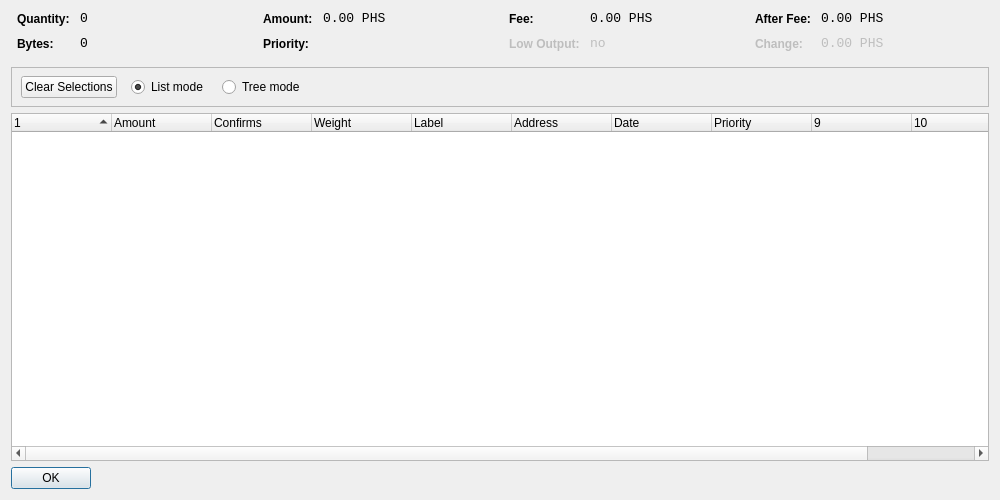
<?xml version="1.0" encoding="UTF-8"?>
<ui version="4.0">
 <class>CoinControlDialog</class>
 <widget class="QDialog" name="CoinControlDialog">
  <property name="geometry">
   <rect>
    <x>0</x>
    <y>0</y>
    <width>1000</width>
    <height>500</height>
   </rect>
  </property>
  <property name="windowTitle">
   <string>Coin Control</string>
  </property>
  <layout class="QVBoxLayout" name="verticalLayout">
   <item>
    <layout class="QHBoxLayout" name="horizontalLayoutTop" stretch="0,0,0,0">
     <property name="topMargin">
      <number>0</number>
     </property>
     <property name="bottomMargin">
      <number>10</number>
     </property>
     <item>
      <layout class="QFormLayout" name="formLayoutCoinControl1">
       <property name="horizontalSpacing">
        <number>10</number>
       </property>
       <property name="verticalSpacing">
        <number>10</number>
       </property>
       <property name="leftMargin">
        <number>6</number>
       </property>
       <property name="rightMargin">
        <number>6</number>
       </property>
       <item row="0" column="0">
        <widget class="QLabel" name="labelCoinControlQuantityText">
         <property name="styleSheet">
          <string notr="true">font-weight:bold;</string>
         </property>
         <property name="text">
          <string>Quantity:</string>
         </property>
        </widget>
       </item>
       <item row="0" column="1">
        <widget class="QLabel" name="labelCoinControlQuantity">
         <property name="font">
          <font>
           <family>Monospace</family>
           <pointsize>10</pointsize>
          </font>
         </property>
         <property name="cursor">
          <cursorShape>IBeamCursor</cursorShape>
         </property>
         <property name="contextMenuPolicy">
          <enum>Qt::ActionsContextMenu</enum>
         </property>
         <property name="text">
          <string>0</string>
         </property>
         <property name="textInteractionFlags">
          <set>Qt::LinksAccessibleByMouse|Qt::TextSelectableByKeyboard|Qt::TextSelectableByMouse</set>
         </property>
        </widget>
       </item>
       <item row="1" column="0">
        <widget class="QLabel" name="labelCoinControlBytesText">
         <property name="styleSheet">
          <string notr="true">font-weight:bold;</string>
         </property>
         <property name="text">
          <string>Bytes:</string>
         </property>
        </widget>
       </item>
       <item row="1" column="1">
        <widget class="QLabel" name="labelCoinControlBytes">
         <property name="font">
          <font>
           <family>Monospace</family>
           <pointsize>10</pointsize>
          </font>
         </property>
         <property name="cursor">
          <cursorShape>IBeamCursor</cursorShape>
         </property>
         <property name="contextMenuPolicy">
          <enum>Qt::ActionsContextMenu</enum>
         </property>
         <property name="text">
          <string>0</string>
         </property>
         <property name="textInteractionFlags">
          <set>Qt::LinksAccessibleByMouse|Qt::TextSelectableByKeyboard|Qt::TextSelectableByMouse</set>
         </property>
        </widget>
       </item>
      </layout>
     </item>
     <item>
      <layout class="QFormLayout" name="formLayoutCoinControl2">
       <property name="horizontalSpacing">
        <number>10</number>
       </property>
       <property name="verticalSpacing">
        <number>10</number>
       </property>
       <property name="leftMargin">
        <number>6</number>
       </property>
       <property name="rightMargin">
        <number>6</number>
       </property>
       <item row="0" column="0">
        <widget class="QLabel" name="labelCoinControlAmountText">
         <property name="styleSheet">
          <string notr="true">font-weight:bold;</string>
         </property>
         <property name="text">
          <string>Amount:</string>
         </property>
        </widget>
       </item>
       <item row="0" column="1">
        <widget class="QLabel" name="labelCoinControlAmount">
         <property name="font">
          <font>
           <family>Monospace</family>
           <pointsize>10</pointsize>
          </font>
         </property>
         <property name="cursor">
          <cursorShape>IBeamCursor</cursorShape>
         </property>
         <property name="contextMenuPolicy">
          <enum>Qt::ActionsContextMenu</enum>
         </property>
         <property name="text">
          <string>0.00 PHS</string>
         </property>
         <property name="textInteractionFlags">
          <set>Qt::LinksAccessibleByMouse|Qt::TextSelectableByKeyboard|Qt::TextSelectableByMouse</set>
         </property>
        </widget>
       </item>
       <item row="1" column="0">
        <widget class="QLabel" name="labelCoinControlPriorityText">
         <property name="styleSheet">
          <string notr="true">font-weight:bold;</string>
         </property>
         <property name="text">
          <string>Priority:</string>
         </property>
        </widget>
       </item>
       <item row="1" column="1">
        <widget class="QLabel" name="labelCoinControlPriority">
         <property name="font">
          <font>
           <family>Monospace</family>
           <pointsize>10</pointsize>
          </font>
         </property>
         <property name="cursor">
          <cursorShape>IBeamCursor</cursorShape>
         </property>
         <property name="contextMenuPolicy">
          <enum>Qt::ActionsContextMenu</enum>
         </property>
         <property name="text">
          <string/>
         </property>
         <property name="textInteractionFlags">
          <set>Qt::LinksAccessibleByMouse|Qt::TextSelectableByKeyboard|Qt::TextSelectableByMouse</set>
         </property>
        </widget>
       </item>
      </layout>
     </item>
     <item>
      <layout class="QFormLayout" name="formLayoutCoinControl3">
       <property name="horizontalSpacing">
        <number>10</number>
       </property>
       <property name="verticalSpacing">
        <number>10</number>
       </property>
       <property name="leftMargin">
        <number>6</number>
       </property>
       <property name="rightMargin">
        <number>6</number>
       </property>
       <item row="0" column="0">
        <widget class="QLabel" name="labelCoinControlFeeText">
         <property name="styleSheet">
          <string notr="true">font-weight:bold;</string>
         </property>
         <property name="text">
          <string>Fee:</string>
         </property>
        </widget>
       </item>
       <item row="0" column="1">
        <widget class="QLabel" name="labelCoinControlFee">
         <property name="font">
          <font>
           <family>Monospace</family>
           <pointsize>10</pointsize>
          </font>
         </property>
         <property name="cursor">
          <cursorShape>IBeamCursor</cursorShape>
         </property>
         <property name="contextMenuPolicy">
          <enum>Qt::ActionsContextMenu</enum>
         </property>
         <property name="text">
          <string>0.00 PHS</string>
         </property>
         <property name="textInteractionFlags">
          <set>Qt::LinksAccessibleByMouse|Qt::TextSelectableByKeyboard|Qt::TextSelectableByMouse</set>
         </property>
        </widget>
       </item>
       <item row="1" column="0">
        <widget class="QLabel" name="labelCoinControlLowOutputText">
         <property name="enabled">
          <bool>false</bool>
         </property>
         <property name="styleSheet">
          <string notr="true">font-weight:bold;</string>
         </property>
         <property name="text">
          <string>Low Output:</string>
         </property>
        </widget>
       </item>
       <item row="1" column="1">
        <widget class="QLabel" name="labelCoinControlLowOutput">
         <property name="enabled">
          <bool>false</bool>
         </property>
         <property name="font">
          <font>
           <family>Monospace</family>
           <pointsize>10</pointsize>
          </font>
         </property>
         <property name="cursor">
          <cursorShape>IBeamCursor</cursorShape>
         </property>
         <property name="contextMenuPolicy">
          <enum>Qt::ActionsContextMenu</enum>
         </property>
         <property name="text">
          <string>no</string>
         </property>
         <property name="textInteractionFlags">
          <set>Qt::LinksAccessibleByMouse|Qt::TextSelectableByKeyboard|Qt::TextSelectableByMouse</set>
         </property>
        </widget>
       </item>
      </layout>
     </item>
     <item>
      <layout class="QFormLayout" name="formLayoutCoinControl4">
       <property name="horizontalSpacing">
        <number>10</number>
       </property>
       <property name="verticalSpacing">
        <number>10</number>
       </property>
       <property name="leftMargin">
        <number>6</number>
       </property>
       <property name="rightMargin">
        <number>6</number>
       </property>
       <item row="0" column="0">
        <widget class="QLabel" name="labelCoinControlAfterFeeText">
         <property name="styleSheet">
          <string notr="true">font-weight:bold;</string>
         </property>
         <property name="text">
          <string>After Fee:</string>
         </property>
        </widget>
       </item>
       <item row="0" column="1">
        <widget class="QLabel" name="labelCoinControlAfterFee">
         <property name="font">
          <font>
           <family>Monospace</family>
           <pointsize>10</pointsize>
          </font>
         </property>
         <property name="cursor">
          <cursorShape>IBeamCursor</cursorShape>
         </property>
         <property name="contextMenuPolicy">
          <enum>Qt::ActionsContextMenu</enum>
         </property>
         <property name="text">
          <string>0.00 PHS</string>
         </property>
         <property name="textInteractionFlags">
          <set>Qt::LinksAccessibleByMouse|Qt::TextSelectableByKeyboard|Qt::TextSelectableByMouse</set>
         </property>
        </widget>
       </item>
       <item row="1" column="0">
        <widget class="QLabel" name="labelCoinControlChangeText">
         <property name="enabled">
          <bool>false</bool>
         </property>
         <property name="styleSheet">
          <string notr="true">font-weight:bold;</string>
         </property>
         <property name="text">
          <string>Change:</string>
         </property>
        </widget>
       </item>
       <item row="1" column="1">
        <widget class="QLabel" name="labelCoinControlChange">
         <property name="enabled">
          <bool>false</bool>
         </property>
         <property name="font">
          <font>
           <family>Monospace</family>
           <pointsize>10</pointsize>
          </font>
         </property>
         <property name="cursor">
          <cursorShape>IBeamCursor</cursorShape>
         </property>
         <property name="contextMenuPolicy">
          <enum>Qt::ActionsContextMenu</enum>
         </property>
         <property name="text">
          <string>0.00 PHS</string>
         </property>
         <property name="textInteractionFlags">
          <set>Qt::LinksAccessibleByMouse|Qt::TextSelectableByKeyboard|Qt::TextSelectableByMouse</set>
         </property>
        </widget>
       </item>
      </layout>
     </item>
    </layout>
   </item>
   <item>
    <widget class="QFrame" name="frame">
     <property name="minimumSize">
      <size>
       <width>0</width>
       <height>40</height>
      </size>
     </property>
     <property name="frameShape">
      <enum>QFrame::StyledPanel</enum>
     </property>
     <property name="frameShadow">
      <enum>QFrame::Sunken</enum>
     </property>
     <widget class="QWidget" name="horizontalLayoutWidget">
      <property name="geometry">
       <rect>
        <x>10</x>
        <y>0</y>
        <width>781</width>
        <height>41</height>
       </rect>
      </property>
      <layout class="QHBoxLayout" name="horizontalLayoutPanel" stretch="0,0,0,0,0">
       <property name="spacing">
        <number>14</number>
       </property>
       <item>
        <widget class="QPushButton" name="pushButtonSelectAll">
         <property name="sizePolicy">
          <sizepolicy hsizetype="Maximum" vsizetype="Fixed">
           <horstretch>0</horstretch>
           <verstretch>0</verstretch>
          </sizepolicy>
         </property>
         <property name="text">
          <string>Clear Selections</string>
         </property>
        </widget>
       </item>
       <item>
        <widget class="QRadioButton" name="radioListMode">
         <property name="sizePolicy">
          <sizepolicy hsizetype="Maximum" vsizetype="Fixed">
           <horstretch>0</horstretch>
           <verstretch>0</verstretch>
          </sizepolicy>
         </property>
         <property name="text">
          <string>List mode</string>
         </property>
         <property name="checked">
          <bool>true</bool>
         </property>
        </widget>
       </item>
       <item>
        <widget class="QRadioButton" name="radioTreeMode">
         <property name="sizePolicy">
          <sizepolicy hsizetype="Maximum" vsizetype="Fixed">
           <horstretch>0</horstretch>
           <verstretch>0</verstretch>
          </sizepolicy>
         </property>
         <property name="text">
          <string>Tree mode</string>
         </property>
        </widget>
       </item>
       <item>
        <spacer name="horizontalSpacer">
         <property name="orientation">
          <enum>Qt::Horizontal</enum>
         </property>
         <property name="sizeHint" stdset="0">
          <size>
           <width>40</width>
           <height>20</height>
          </size>
         </property>
        </spacer>
       </item>
      </layout>
     </widget>
    </widget>
   </item>
   <item>
    <widget class="CoinControlTreeWidget" name="treeWidget">
     <property name="contextMenuPolicy">
      <enum>Qt::CustomContextMenu</enum>
     </property>
     <property name="sortingEnabled">
      <bool>false</bool>
     </property>
     <property name="columnCount">
      <number>11</number>
     </property>
     <attribute name="headerShowSortIndicator" stdset="0">
      <bool>true</bool>
     </attribute>
     <attribute name="headerStretchLastSection">
      <bool>false</bool>
     </attribute>
     <column>
      <property name="text">
       <string/>
      </property>
     </column>
     <column>
      <property name="text">
       <string>Amount</string>
      </property>
     </column>
     <column>
      <property name="text">
       <string>Confirms</string>
	   </property>
	   <property name="toolTip">
		<string>Confirmed</string>
      </property>
     </column>
     <column>
      <property name="text">
       <string>Weight</string>
      </property>
     </column>
     <column>
      <property name="text">
       <string notr="true">Label</string>
      </property>
     </column>
     <column>
      <property name="text">
       <string>Address</string>
      </property>
     </column>
	 <column>
      <property name="text">
       <string>Date</string>
      </property>
     </column>
     <column>
      <property name="text">
       <string>Priority</string>
      </property>
     </column>
     <column>
      <property name="text">
       <string/>
      </property>
     </column>
     <column>
      <property name="text">
       <string/>
      </property>
     </column>
     <column>
      <property name="text">
       <string/>
      </property>
     </column>
     <column>
      <property name="text">
       <string/>
      </property>
     </column>
    </widget>
   </item>
   <item>
    <widget class="QDialogButtonBox" name="buttonBox">
     <property name="sizePolicy">
      <sizepolicy hsizetype="Maximum" vsizetype="Fixed">
       <horstretch>0</horstretch>
       <verstretch>0</verstretch>
      </sizepolicy>
     </property>
     <property name="orientation">
      <enum>Qt::Horizontal</enum>
     </property>
     <property name="standardButtons">
      <set>QDialogButtonBox::Ok</set>
     </property>
    </widget>
   </item>
  </layout>
 </widget>
 <customwidgets>
  <customwidget>
   <class>CoinControlTreeWidget</class>
   <extends>QTreeWidget</extends>
   <header>coincontroltreewidget.h</header>
  </customwidget>
 </customwidgets>
 <resources/>
 <connections/>
</ui>
